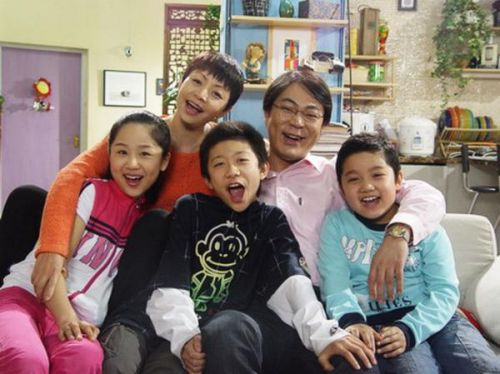
#> input picture 03OpenCV图像处理/kids.jpg, 500 x 374 px
$ python '04图像的仿射变换.py'
#> lines starting #> are read from the running program, lines starting #| are printed output that depends on the picture
import numpy as np
import cv2 as cv
import matplotlib.pyplot as plt

# 图像的仿射变换
# 图像的仿射变换相当于将二维平面上的每个坐标点与一个2*3的矩阵相乘
# 需要注意的是，在填写坐标的时候要记得图像的原点在左上角
# 在OpenCV中，仿射变换的矩阵是一个2*3的矩阵
# cv.getAffineTransform
# 该函数需要传入两个列表，分别保存三个坐标，这两个列表中的坐标分别是发生仿射变化前与仿射变化后的点的坐标，会创建一个2*3的变换矩阵
img = cv.imread("kids.jpg")
#> img is the input picture: shape (374, 500, 3); mean B, G, R 115.9, 123, 138.4
plt.imshow(img[..., ::-1])
plt.show()
rows, cols = img.shape[:2]
#> rows = 374; cols = 500
pos1 = np.float32([[50, 50], [200, 50], [50, 200]])
pos2 = np.float32([[100, 100], [200, 50], [100, 250]])
M = cv.getAffineTransform(pos1, pos2)
res = cv.warpAffine(img, M, (cols, rows))
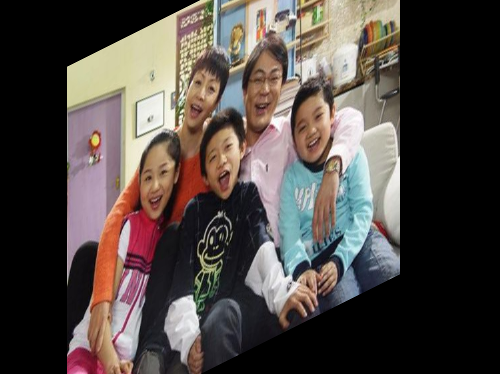
#> res: shape (374, 500, 3); mean B, G, R 67.8, 72.1, 80.2
plt.imshow(res[..., ::-1])
plt.show()

$ run again, with 03OpenCV图像处理/horse.jpg copied over 03OpenCV图像处理/kids.jpg
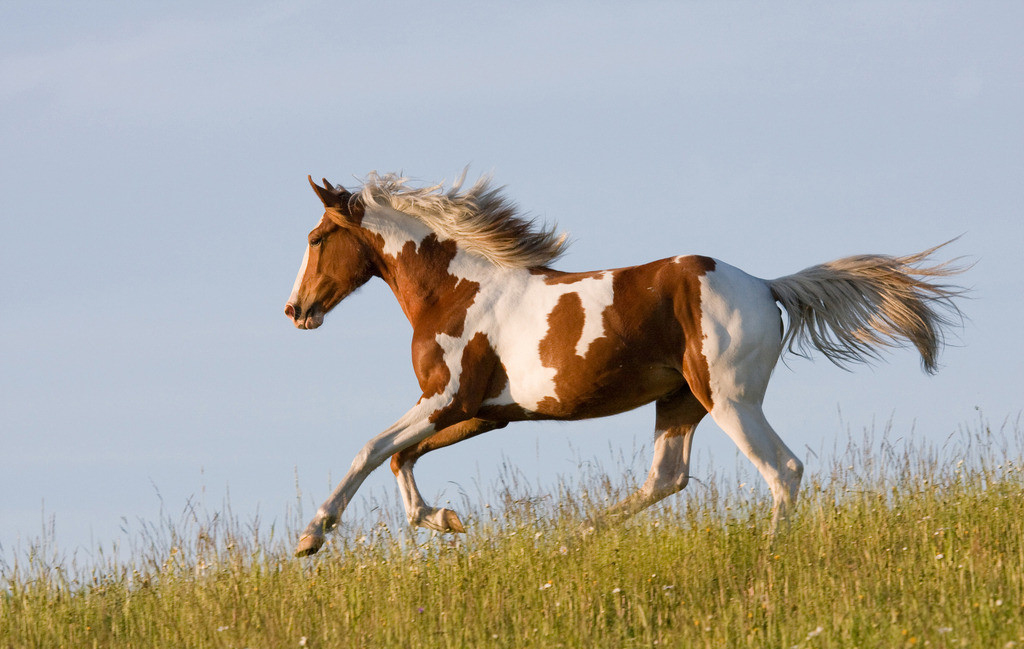
#> input picture 03OpenCV图像处理/horse.jpg, 1024 x 649 px
#> img is the input picture: shape (649, 1024, 3); mean B, G, R 160.2, 167.9, 170.4
#> `res = cv.warpAffine(img, M, (cols, rows))`:
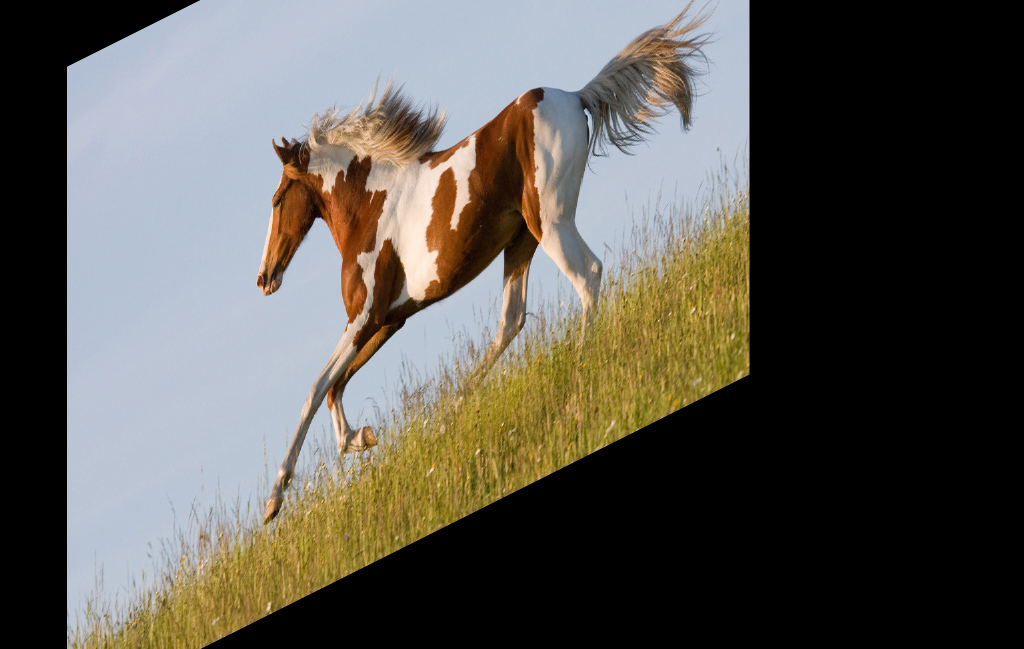
#> res: shape (649, 1024, 3); mean B, G, R 82.4, 88.9, 91.7

$ run again, with 03OpenCV图像处理/cat.jpeg copied over 03OpenCV图像处理/kids.jpg
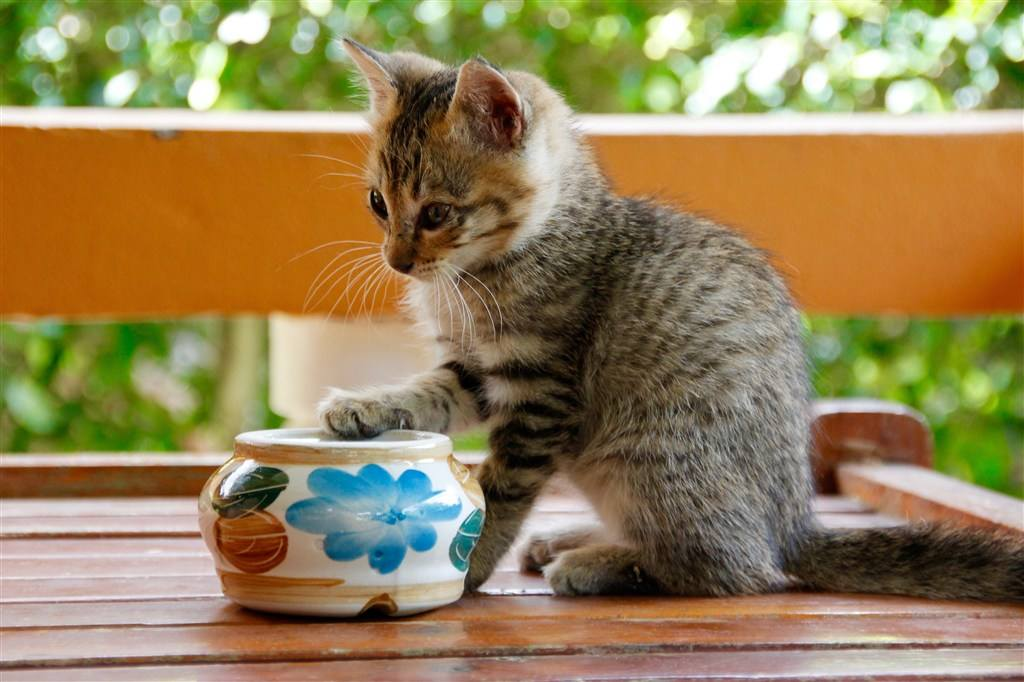
#> input picture 03OpenCV图像处理/cat.jpeg, 1024 x 682 px
#> img is the input picture: shape (682, 1024, 3); mean B, G, R 86.6, 129.3, 148.4
#> `res = cv.warpAffine(img, M, (cols, rows))`:
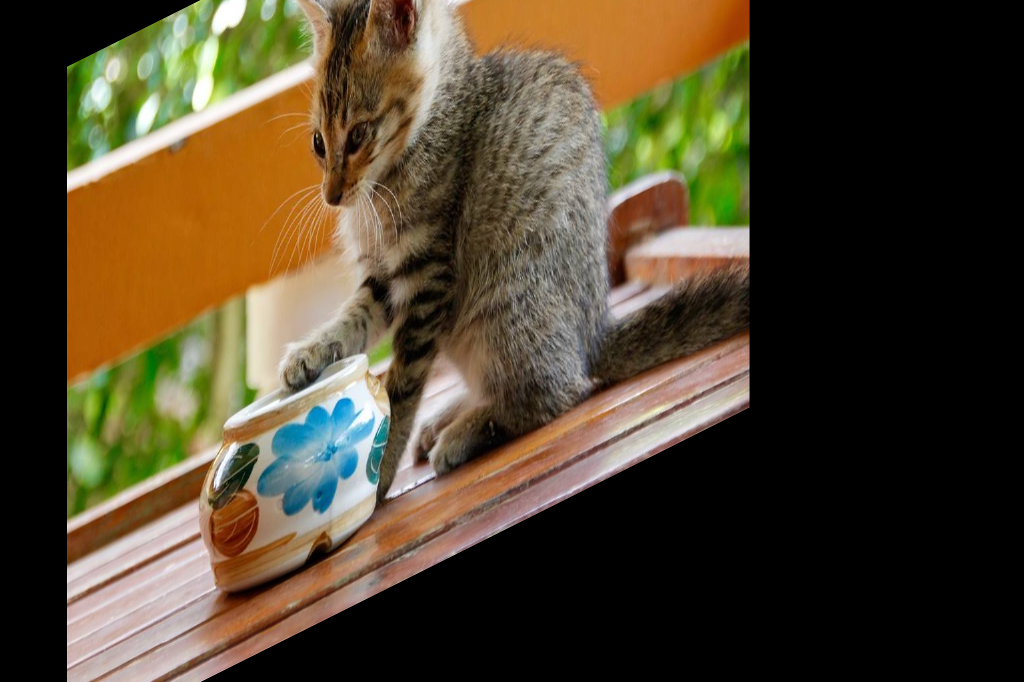
#> res: shape (682, 1024, 3); mean B, G, R 45, 66.6, 78.5
